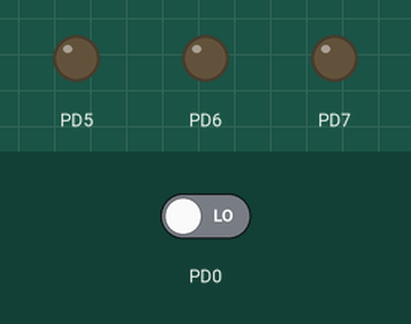
This program was run on a simulated ATmega32, built with avr-gcc and emulated at 8 MHz. On the bench: output pins drawn as LEDs (lit = HIGH). Inputs (shaded band) come from the test bench; at power-on: PD0 LOW.

Above: at 1.2 s.
1.3 s: PD0 driven HIGH
At 2.3 s:
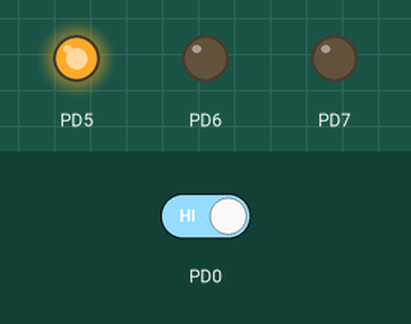
At 4.6 s:
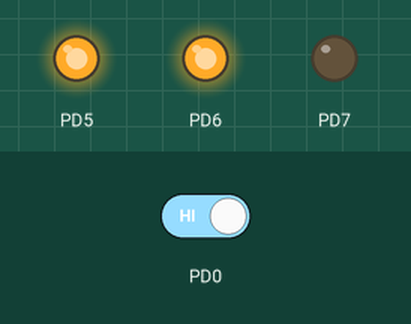
Timing chart, 0 to 14.8 s (numbered marks = the images above; inputs shaded):
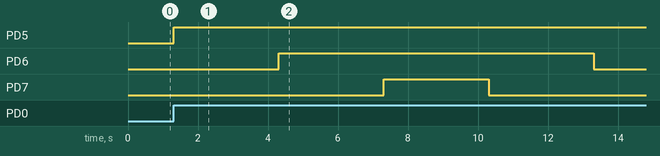

The program:

main.c
```c
/*
 * main.c
 *
 * Created: 9/4/2024 12:11:26 PM
 *  Author: VTE
 */


#include "std_macros.h"
#include "MemoryMap.h"
#define F_CPU 8000000UL
#include <avr/delay.h>

int main(void)
{
	// pin D0 INPUT
	CLR_BIT(DDRD,0);
	// pin D5,D6,D7 OUTPUT
	SET_BIT(DDRD,5);
	SET_BIT(DDRD,6);
	SET_BIT(DDRD,7);
    while(1)
    {
		if(READ_BIT(PIND,0)==1)
		{
			SET_BIT(PORTD,5);
			_delay_ms(3000);
			SET_BIT(PORTD,6);
			_delay_ms(3000);
			SET_BIT(PORTD,7);
			_delay_ms(3000);
			CLR_BIT(PORTD,7);
			_delay_ms(3000);
			CLR_BIT(PORTD,6);
			_delay_ms(3000);
			CLR_BIT(PORTD,5);
			_delay_ms(3000);
		}
    }
}
```

MemoryMap.h
```c
/*
 * MemoryMap.h
 *
 * Created: 9/4/2024 12:13:38 PM
 *  Author: VTE
 */


#ifndef MEMORYMAP_H_
#define MEMORYMAP_H_

#define PIND	 *(volatile unsigned char*)(0x30)
#define DDRD	 *(volatile unsigned char*)(0x31)
#define PORTD	 *(volatile unsigned char*)(0x32)

#endif /* MEMORYMAP_H_ */
```

std_macros.h
```c
/*
 * std_macros.h
 *
 * Created: 2/9/2023 7:16:44 PM
 *  Author: Mariam
 */
#define REGISTER_SIZE 8
#define SET_BIT(reg,bit)    reg|=(1<<bit)
#define CLR_BIT(reg,bit)    reg&=(~(1<<bit))
#define TOG_BIT(reg,bit)    reg^=(1<<bit)
#define READ_BIT(reg,bit)    (reg&(1<<bit))>>bit
#define IS_BIT_SET(reg,bit)  (reg&(1<<bit))>>bit
#define IS_BIT_CLR(reg,bit)  !((reg&(1<<bit))>>bit)
#define ROR(reg,num)         reg=(reg<<(REGISTER_SIZE-num))|(reg>>(num))
#define ROL(reg,num)        reg= (reg>>(REGISTER_SIZE-num))|(reg<<(num))
```

Measured:
- after the input at 1.3 s, PD5: LOW → HIGH at once; PD6: LOW → HIGH after 3.0 s, → LOW 9.0 s later; PD7: LOW → HIGH after 6.0 s, → LOW 3.0 s later
